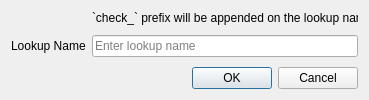
<?xml version="1.0" encoding="UTF-8"?>
<ui version="4.0">
 <class>dlgLookup</class>
 <widget class="QDialog" name="dlgLookup">
  <property name="geometry">
   <rect>
    <x>0</x>
    <y>0</y>
    <width>363</width>
    <height>94</height>
   </rect>
  </property>
  <property name="windowTitle">
   <string>Lookup entity</string>
  </property>
  <layout class="QFormLayout" name="formLayout">
   <property name="verticalSpacing">
    <number>10</number>
   </property>
   <item row="1" column="0">
    <widget class="QLabel" name="label">
     <property name="minimumSize">
      <size>
       <width>60</width>
       <height>0</height>
      </size>
     </property>
     <property name="text">
      <string>Lookup Name</string>
     </property>
    </widget>
   </item>
   <item row="1" column="1">
    <widget class="QLineEdit" name="edtName">
     <property name="placeholderText">
      <string>Enter lookup name</string>
     </property>
    </widget>
   </item>
   <item row="2" column="1">
    <widget class="QDialogButtonBox" name="buttonBox">
     <property name="orientation">
      <enum>Qt::Horizontal</enum>
     </property>
     <property name="standardButtons">
      <set>QDialogButtonBox::Cancel|QDialogButtonBox::Ok</set>
     </property>
    </widget>
   </item>
   <item row="0" column="1">
    <widget class="QLabel" name="label_2">
     <property name="text">
      <string>`check_` prefix will be appended on the lookup name</string>
     </property>
    </widget>
   </item>
  </layout>
 </widget>
 <resources/>
 <connections>
  <connection>
   <sender>buttonBox</sender>
   <signal>accepted()</signal>
   <receiver>dlgLookup</receiver>
   <slot>accept()</slot>
   <hints>
    <hint type="sourcelabel">
     <x>248</x>
     <y>254</y>
    </hint>
    <hint type="destinationlabel">
     <x>157</x>
     <y>274</y>
    </hint>
   </hints>
  </connection>
  <connection>
   <sender>buttonBox</sender>
   <signal>rejected()</signal>
   <receiver>dlgLookup</receiver>
   <slot>reject()</slot>
   <hints>
    <hint type="sourcelabel">
     <x>316</x>
     <y>260</y>
    </hint>
    <hint type="destinationlabel">
     <x>286</x>
     <y>274</y>
    </hint>
   </hints>
  </connection>
 </connections>
</ui>
